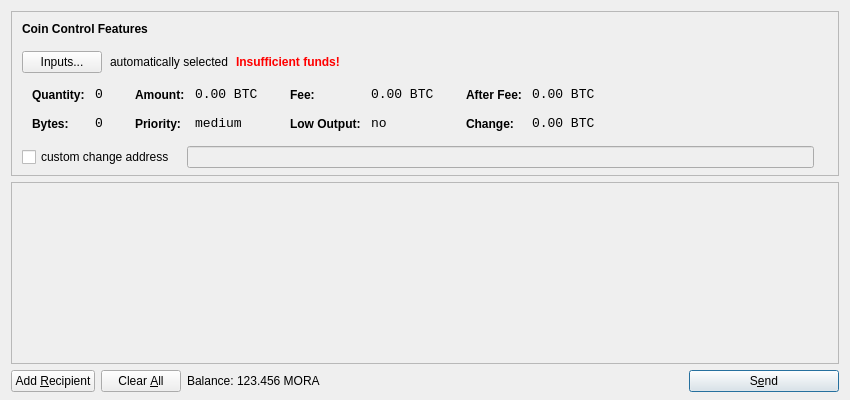
<?xml version="1.0" encoding="UTF-8"?>
<ui version="4.0">
 <class>SendCoinsDialog</class>
 <widget class="QDialog" name="SendCoinsDialog">
  <property name="geometry">
   <rect>
    <x>0</x>
    <y>0</y>
    <width>850</width>
    <height>400</height>
   </rect>
  </property>
  <property name="windowTitle">
   <string>Send Coins</string>
  </property>
  <layout class="QVBoxLayout" name="verticalLayout" stretch="0,1,0">
   <property name="bottomMargin">
    <number>8</number>
   </property>
   <item>
    <widget class="QFrame" name="frameCoinControl">
     <property name="sizePolicy">
      <sizepolicy hsizetype="Expanding" vsizetype="Expanding">
       <horstretch>0</horstretch>
       <verstretch>0</verstretch>
      </sizepolicy>
     </property>
     <property name="maximumSize">
      <size>
       <width>16777215</width>
       <height>16777215</height>
      </size>
     </property>
     <property name="frameShape">
      <enum>QFrame::StyledPanel</enum>
     </property>
     <property name="frameShadow">
      <enum>QFrame::Sunken</enum>
     </property>
     <layout class="QVBoxLayout" name="verticalLayoutCoinControl2">
      <property name="spacing">
       <number>-1</number>
      </property>
      <property name="leftMargin">
       <number>0</number>
      </property>
      <property name="topMargin">
       <number>0</number>
      </property>
      <property name="rightMargin">
       <number>0</number>
      </property>
      <property name="bottomMargin">
       <number>6</number>
      </property>
      <item>
       <layout class="QVBoxLayout" name="verticalLayoutCoinControl" stretch="0,0,0,0,1">
        <property name="spacing">
         <number>0</number>
        </property>
        <property name="leftMargin">
         <number>10</number>
        </property>
        <property name="topMargin">
         <number>10</number>
        </property>
        <item>
         <layout class="QHBoxLayout" name="horizontalLayoutCoinControl1">
          <property name="bottomMargin">
           <number>15</number>
          </property>
          <item>
           <widget class="QLabel" name="labelCoinControlFeatures">
            <property name="sizePolicy">
             <sizepolicy hsizetype="Preferred" vsizetype="Maximum">
              <horstretch>0</horstretch>
              <verstretch>0</verstretch>
             </sizepolicy>
            </property>
            <property name="font">
             <font>
              <weight>75</weight>
              <bold>true</bold>
             </font>
            </property>
            <property name="styleSheet">
             <string notr="true">font-weight:bold;</string>
            </property>
            <property name="text">
             <string>Coin Control Features</string>
            </property>
           </widget>
          </item>
         </layout>
        </item>
        <item>
         <layout class="QHBoxLayout" name="horizontalLayoutCoinControl2" stretch="0,0,0,0">
          <property name="spacing">
           <number>8</number>
          </property>
          <property name="bottomMargin">
           <number>10</number>
          </property>
          <item>
           <widget class="QPushButton" name="pushButtonCoinControl">
            <property name="styleSheet">
             <string notr="true"/>
            </property>
            <property name="text">
             <string>Inputs...</string>
            </property>
           </widget>
          </item>
          <item>
           <widget class="QLabel" name="labelCoinControlAutomaticallySelected">
            <property name="text">
             <string>automatically selected</string>
            </property>
            <property name="margin">
             <number>5</number>
            </property>
           </widget>
          </item>
          <item>
           <widget class="QLabel" name="labelCoinControlInsuffFunds">
            <property name="font">
             <font>
              <weight>75</weight>
              <bold>true</bold>
             </font>
            </property>
            <property name="styleSheet">
             <string notr="true">color:red;font-weight:bold;</string>
            </property>
            <property name="text">
             <string>Insufficient funds!</string>
            </property>
            <property name="margin">
             <number>5</number>
            </property>
           </widget>
          </item>
          <item>
           <spacer name="horizontalSpacerCoinControl">
            <property name="orientation">
             <enum>Qt::Horizontal</enum>
            </property>
            <property name="sizeHint" stdset="0">
             <size>
              <width>40</width>
              <height>1</height>
             </size>
            </property>
           </spacer>
          </item>
         </layout>
        </item>
        <item>
         <widget class="QWidget" name="widgetCoinControl" native="true">
          <property name="sizePolicy">
           <sizepolicy hsizetype="Preferred" vsizetype="Preferred">
            <horstretch>0</horstretch>
            <verstretch>0</verstretch>
           </sizepolicy>
          </property>
          <property name="minimumSize">
           <size>
            <width>0</width>
            <height>0</height>
           </size>
          </property>
          <property name="styleSheet">
           <string notr="true"/>
          </property>
          <layout class="QHBoxLayout" name="horizontalLayoutCoinControl5">
           <property name="margin">
            <number>0</number>
           </property>
           <item>
            <layout class="QHBoxLayout" name="horizontalLayoutCoinControl3" stretch="0,0,0,1">
             <property name="spacing">
              <number>20</number>
             </property>
             <property name="topMargin">
              <number>0</number>
             </property>
             <property name="bottomMargin">
              <number>10</number>
             </property>
             <item>
              <layout class="QFormLayout" name="formLayoutCoinControl1">
               <property name="horizontalSpacing">
                <number>10</number>
               </property>
               <property name="verticalSpacing">
                <number>14</number>
               </property>
               <property name="leftMargin">
                <number>10</number>
               </property>
               <property name="topMargin">
                <number>4</number>
               </property>
               <property name="rightMargin">
                <number>6</number>
               </property>
               <item row="0" column="0">
                <widget class="QLabel" name="labelCoinControlQuantityText">
                 <property name="styleSheet">
                  <string notr="true">font-weight:bold;</string>
                 </property>
                 <property name="text">
                  <string>Quantity:</string>
                 </property>
                 <property name="margin">
                  <number>0</number>
                 </property>
                </widget>
               </item>
               <item row="0" column="1">
                <widget class="QLabel" name="labelCoinControlQuantity">
                 <property name="font">
                  <font>
                   <family>Monospace</family>
                   <pointsize>10</pointsize>
                  </font>
                 </property>
                 <property name="cursor">
                  <cursorShape>IBeamCursor</cursorShape>
                 </property>
                 <property name="contextMenuPolicy">
                  <enum>Qt::ActionsContextMenu</enum>
                 </property>
                 <property name="text">
                  <string notr="true">0</string>
                 </property>
                 <property name="margin">
                  <number>0</number>
                 </property>
                 <property name="textInteractionFlags">
                  <set>Qt::LinksAccessibleByMouse|Qt::TextSelectableByKeyboard|Qt::TextSelectableByMouse</set>
                 </property>
                </widget>
               </item>
               <item row="1" column="0">
                <widget class="QLabel" name="labelCoinControlBytesText">
                 <property name="styleSheet">
                  <string notr="true">font-weight:bold;</string>
                 </property>
                 <property name="text">
                  <string>Bytes:</string>
                 </property>
                </widget>
               </item>
               <item row="1" column="1">
                <widget class="QLabel" name="labelCoinControlBytes">
                 <property name="font">
                  <font>
                   <family>Monospace</family>
                   <pointsize>10</pointsize>
                  </font>
                 </property>
                 <property name="cursor">
                  <cursorShape>IBeamCursor</cursorShape>
                 </property>
                 <property name="contextMenuPolicy">
                  <enum>Qt::ActionsContextMenu</enum>
                 </property>
                 <property name="text">
                  <string notr="true">0</string>
                 </property>
                 <property name="textInteractionFlags">
                  <set>Qt::LinksAccessibleByMouse|Qt::TextSelectableByKeyboard|Qt::TextSelectableByMouse</set>
                 </property>
                </widget>
               </item>
              </layout>
             </item>
             <item>
              <layout class="QFormLayout" name="formLayoutCoinControl2">
               <property name="horizontalSpacing">
                <number>10</number>
               </property>
               <property name="verticalSpacing">
                <number>14</number>
               </property>
               <property name="leftMargin">
                <number>6</number>
               </property>
               <property name="topMargin">
                <number>4</number>
               </property>
               <property name="rightMargin">
                <number>6</number>
               </property>
               <item row="0" column="0">
                <widget class="QLabel" name="labelCoinControlAmountText">
                 <property name="styleSheet">
                  <string notr="true">font-weight:bold;</string>
                 </property>
                 <property name="text">
                  <string>Amount:</string>
                 </property>
                 <property name="margin">
                  <number>0</number>
                 </property>
                </widget>
               </item>
               <item row="0" column="1">
                <widget class="QLabel" name="labelCoinControlAmount">
                 <property name="font">
                  <font>
                   <family>Monospace</family>
                   <pointsize>10</pointsize>
                  </font>
                 </property>
                 <property name="cursor">
                  <cursorShape>IBeamCursor</cursorShape>
                 </property>
                 <property name="contextMenuPolicy">
                  <enum>Qt::ActionsContextMenu</enum>
                 </property>
                 <property name="text">
                  <string notr="true">0.00 BTC</string>
                 </property>
                 <property name="textInteractionFlags">
                  <set>Qt::LinksAccessibleByMouse|Qt::TextSelectableByKeyboard|Qt::TextSelectableByMouse</set>
                 </property>
                </widget>
               </item>
               <item row="1" column="0">
                <widget class="QLabel" name="labelCoinControlPriorityText">
                 <property name="styleSheet">
                  <string notr="true">font-weight:bold;</string>
                 </property>
                 <property name="text">
                  <string>Priority:</string>
                 </property>
                </widget>
               </item>
               <item row="1" column="1">
                <widget class="QLabel" name="labelCoinControlPriority">
                 <property name="font">
                  <font>
                   <family>Monospace</family>
                   <pointsize>10</pointsize>
                  </font>
                 </property>
                 <property name="cursor">
                  <cursorShape>IBeamCursor</cursorShape>
                 </property>
                 <property name="contextMenuPolicy">
                  <enum>Qt::ActionsContextMenu</enum>
                 </property>
                 <property name="text">
                  <string>medium</string>
                 </property>
                 <property name="textInteractionFlags">
                  <set>Qt::LinksAccessibleByMouse|Qt::TextSelectableByKeyboard|Qt::TextSelectableByMouse</set>
                 </property>
                </widget>
               </item>
              </layout>
             </item>
             <item>
              <layout class="QFormLayout" name="formLayoutCoinControl3">
               <property name="horizontalSpacing">
                <number>10</number>
               </property>
               <property name="verticalSpacing">
                <number>14</number>
               </property>
               <property name="leftMargin">
                <number>6</number>
               </property>
               <property name="topMargin">
                <number>4</number>
               </property>
               <property name="rightMargin">
                <number>6</number>
               </property>
               <item row="0" column="0">
                <widget class="QLabel" name="labelCoinControlFeeText">
                 <property name="styleSheet">
                  <string notr="true">font-weight:bold;</string>
                 </property>
                 <property name="text">
                  <string>Fee:</string>
                 </property>
                 <property name="margin">
                  <number>0</number>
                 </property>
                </widget>
               </item>
               <item row="0" column="1">
                <widget class="QLabel" name="labelCoinControlFee">
                 <property name="font">
                  <font>
                   <family>Monospace</family>
                   <pointsize>10</pointsize>
                  </font>
                 </property>
                 <property name="cursor">
                  <cursorShape>IBeamCursor</cursorShape>
                 </property>
                 <property name="contextMenuPolicy">
                  <enum>Qt::ActionsContextMenu</enum>
                 </property>
                 <property name="text">
                  <string notr="true">0.00 BTC</string>
                 </property>
                 <property name="textInteractionFlags">
                  <set>Qt::LinksAccessibleByMouse|Qt::TextSelectableByKeyboard|Qt::TextSelectableByMouse</set>
                 </property>
                </widget>
               </item>
               <item row="1" column="0">
                <widget class="QLabel" name="labelCoinControlLowOutputText">
                 <property name="styleSheet">
                  <string notr="true">font-weight:bold;</string>
                 </property>
                 <property name="text">
                  <string>Low Output:</string>
                 </property>
                </widget>
               </item>
               <item row="1" column="1">
                <widget class="QLabel" name="labelCoinControlLowOutput">
                 <property name="font">
                  <font>
                   <family>Monospace</family>
                   <pointsize>10</pointsize>
                  </font>
                 </property>
                 <property name="cursor">
                  <cursorShape>IBeamCursor</cursorShape>
                 </property>
                 <property name="contextMenuPolicy">
                  <enum>Qt::ActionsContextMenu</enum>
                 </property>
                 <property name="text">
                  <string>no</string>
                 </property>
                 <property name="textInteractionFlags">
                  <set>Qt::LinksAccessibleByMouse|Qt::TextSelectableByKeyboard|Qt::TextSelectableByMouse</set>
                 </property>
                </widget>
               </item>
              </layout>
             </item>
             <item>
              <layout class="QFormLayout" name="formLayoutCoinControl4">
               <property name="horizontalSpacing">
                <number>10</number>
               </property>
               <property name="verticalSpacing">
                <number>14</number>
               </property>
               <property name="leftMargin">
                <number>6</number>
               </property>
               <property name="topMargin">
                <number>4</number>
               </property>
               <property name="rightMargin">
                <number>6</number>
               </property>
               <item row="0" column="0">
                <widget class="QLabel" name="labelCoinControlAfterFeeText">
                 <property name="styleSheet">
                  <string notr="true">font-weight:bold;</string>
                 </property>
                 <property name="text">
                  <string>After Fee:</string>
                 </property>
                 <property name="margin">
                  <number>0</number>
                 </property>
                </widget>
               </item>
               <item row="0" column="1">
                <widget class="QLabel" name="labelCoinControlAfterFee">
                 <property name="font">
                  <font>
                   <family>Monospace</family>
                   <pointsize>10</pointsize>
                  </font>
                 </property>
                 <property name="cursor">
                  <cursorShape>IBeamCursor</cursorShape>
                 </property>
                 <property name="contextMenuPolicy">
                  <enum>Qt::ActionsContextMenu</enum>
                 </property>
                 <property name="text">
                  <string notr="true">0.00 BTC</string>
                 </property>
                 <property name="textInteractionFlags">
                  <set>Qt::LinksAccessibleByMouse|Qt::TextSelectableByKeyboard|Qt::TextSelectableByMouse</set>
                 </property>
                </widget>
               </item>
               <item row="1" column="0">
                <widget class="QLabel" name="labelCoinControlChangeText">
                 <property name="styleSheet">
                  <string notr="true">font-weight:bold;</string>
                 </property>
                 <property name="text">
                  <string>Change:</string>
                 </property>
                </widget>
               </item>
               <item row="1" column="1">
                <widget class="QLabel" name="labelCoinControlChange">
                 <property name="font">
                  <font>
                   <family>Monospace</family>
                   <pointsize>10</pointsize>
                  </font>
                 </property>
                 <property name="cursor">
                  <cursorShape>IBeamCursor</cursorShape>
                 </property>
                 <property name="contextMenuPolicy">
                  <enum>Qt::ActionsContextMenu</enum>
                 </property>
                 <property name="text">
                  <string notr="true">0.00 BTC</string>
                 </property>
                 <property name="textInteractionFlags">
                  <set>Qt::LinksAccessibleByMouse|Qt::TextSelectableByKeyboard|Qt::TextSelectableByMouse</set>
                 </property>
                </widget>
               </item>
              </layout>
             </item>
            </layout>
           </item>
          </layout>
         </widget>
        </item>
        <item>
         <layout class="QHBoxLayout" name="horizontalLayoutCoinControl4" stretch="0,0,0">
          <property name="spacing">
           <number>12</number>
          </property>
          <property name="sizeConstraint">
           <enum>QLayout::SetDefaultConstraint</enum>
          </property>
          <property name="topMargin">
           <number>5</number>
          </property>
          <property name="rightMargin">
           <number>5</number>
          </property>
          <item>
           <widget class="QCheckBox" name="checkBoxCoinControlChange">
            <property name="text">
             <string>custom change address</string>
            </property>
           </widget>
          </item>
          <item>
           <widget class="QLineEdit" name="lineEditCoinControlChange">
            <property name="enabled">
             <bool>false</bool>
            </property>
            <property name="sizePolicy">
             <sizepolicy hsizetype="Expanding" vsizetype="Fixed">
              <horstretch>0</horstretch>
              <verstretch>0</verstretch>
             </sizepolicy>
            </property>
           </widget>
          </item>
          <item>
           <widget class="QLabel" name="labelCoinControlChangeLabel">
            <property name="sizePolicy">
             <sizepolicy hsizetype="Preferred" vsizetype="Expanding">
              <horstretch>0</horstretch>
              <verstretch>0</verstretch>
             </sizepolicy>
            </property>
            <property name="minimumSize">
             <size>
              <width>0</width>
              <height>0</height>
             </size>
            </property>
            <property name="text">
             <string/>
            </property>
            <property name="margin">
             <number>3</number>
            </property>
           </widget>
          </item>
         </layout>
        </item>
        <item>
         <spacer name="verticalSpacerCoinControl">
          <property name="orientation">
           <enum>Qt::Vertical</enum>
          </property>
          <property name="sizeHint" stdset="0">
           <size>
            <width>800</width>
            <height>1</height>
           </size>
          </property>
         </spacer>
        </item>
       </layout>
      </item>
     </layout>
    </widget>
   </item>
   <item>
    <widget class="QScrollArea" name="scrollArea">
     <property name="widgetResizable">
      <bool>true</bool>
     </property>
     <widget class="QWidget" name="scrollAreaWidgetContents">
      <property name="geometry">
       <rect>
        <x>0</x>
        <y>0</y>
        <width>830</width>
        <height>165</height>
       </rect>
      </property>
      <layout class="QVBoxLayout" name="verticalLayout_2">
       <property name="margin">
        <number>0</number>
       </property>
       <item>
        <layout class="QVBoxLayout" name="entries">
         <property name="spacing">
          <number>6</number>
         </property>
        </layout>
       </item>
       <item>
        <spacer name="verticalSpacer">
         <property name="orientation">
          <enum>Qt::Vertical</enum>
         </property>
         <property name="sizeHint" stdset="0">
          <size>
           <width>20</width>
           <height>40</height>
          </size>
         </property>
        </spacer>
       </item>
      </layout>
     </widget>
    </widget>
   </item>
   <item>
    <layout class="QHBoxLayout" name="horizontalLayout">
     <item>
      <widget class="QPushButton" name="addButton">
       <property name="toolTip">
        <string>Send to multiple recipients at once</string>
       </property>
       <property name="text">
        <string>Add &amp;Recipient</string>
       </property>
       <property name="icon">
        <iconset resource="../bitcoin.qrc">
         <normaloff>:/icons/add</normaloff>:/icons/add</iconset>
       </property>
       <property name="autoDefault">
        <bool>false</bool>
       </property>
      </widget>
     </item>
     <item>
      <widget class="QPushButton" name="clearButton">
       <property name="sizePolicy">
        <sizepolicy hsizetype="Minimum" vsizetype="Fixed">
         <horstretch>0</horstretch>
         <verstretch>0</verstretch>
        </sizepolicy>
       </property>
       <property name="toolTip">
        <string>Remove all transaction fields</string>
       </property>
       <property name="text">
        <string>Clear &amp;All</string>
       </property>
       <property name="icon">
        <iconset resource="../bitcoin.qrc">
         <normaloff>:/icons/remove</normaloff>:/icons/remove</iconset>
       </property>
       <property name="autoRepeatDelay">
        <number>300</number>
       </property>
       <property name="autoDefault">
        <bool>false</bool>
       </property>
      </widget>
     </item>
     <item>
      <layout class="QHBoxLayout" name="horizontalLayout_2">
       <property name="spacing">
        <number>3</number>
       </property>
       <item>
        <widget class="QLabel" name="label">
         <property name="text">
          <string>Balance:</string>
         </property>
        </widget>
       </item>
       <item>
        <widget class="QLabel" name="labelBalance">
         <property name="cursor">
          <cursorShape>IBeamCursor</cursorShape>
         </property>
         <property name="text">
          <string>123.456 MORA</string>
         </property>
         <property name="textInteractionFlags">
          <set>Qt::LinksAccessibleByMouse|Qt::TextSelectableByKeyboard|Qt::TextSelectableByMouse</set>
         </property>
        </widget>
       </item>
      </layout>
     </item>
     <item>
      <spacer name="horizontalSpacer">
       <property name="orientation">
        <enum>Qt::Horizontal</enum>
       </property>
       <property name="sizeHint" stdset="0">
        <size>
         <width>40</width>
         <height>20</height>
        </size>
       </property>
      </spacer>
     </item>
     <item>
      <widget class="QPushButton" name="sendButton">
       <property name="minimumSize">
        <size>
         <width>150</width>
         <height>0</height>
        </size>
       </property>
       <property name="toolTip">
        <string>Confirm the send action</string>
       </property>
       <property name="text">
        <string>S&amp;end</string>
       </property>
       <property name="icon">
        <iconset resource="../bitcoin.qrc">
         <normaloff>:/icons/send</normaloff>:/icons/send</iconset>
       </property>
       <property name="default">
        <bool>true</bool>
       </property>
      </widget>
     </item>
    </layout>
   </item>
  </layout>
 </widget>
 <resources>
  <include location="../bitcoin.qrc"/>
 </resources>
 <connections/>
</ui>
